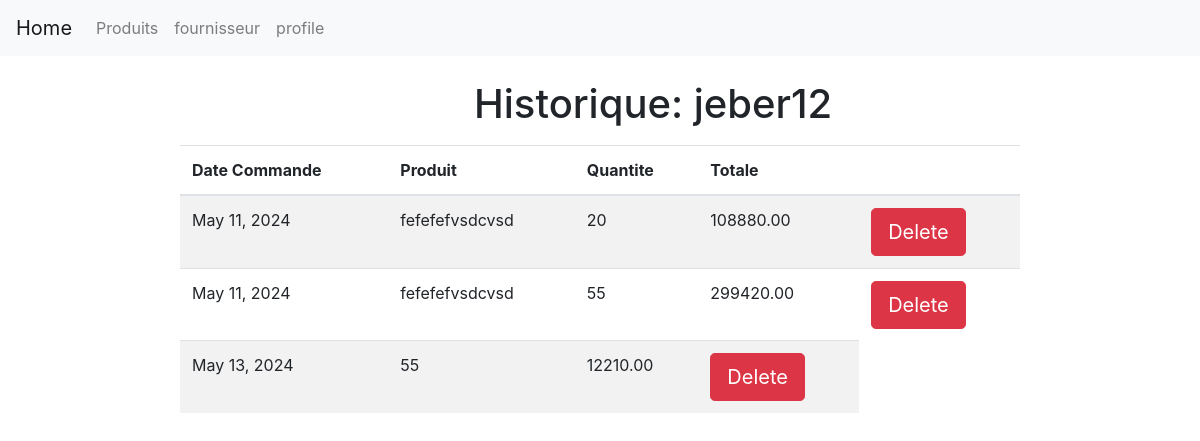
Screenshot of /magasin/profile/ (signed in) with the database file from the repository.
### magasin/models.py (models this page shows, shortened)
class Commande(models.Model):
    dateCde = models.DateField(null=True, default=date.today)
    totaleCde = models.DecimalField(default=0.0, max_digits=10, decimal_places=2)
    qte = models.IntegerField(default=1)
    user= models.ForeignKey(User, on_delete= models.CASCADE, null=True)
    produit = models.ManyToManyField(Produit)

class Produit (models.Model):
    libelle=models.CharField(max_length=100)
    description=models.TextField()
    prix=models.FloatField()
    quantite_en_stock = models.IntegerField(default=0)
    TYPE_CHOICES=[('em','emballé'),('fr','Frais'),('cs','Conserve')]
    type=models.CharField(max_length=2,choices=TYPE_CHOICES,default='em')
    img=models.ImageField(blank=True)
    categorie = models.ForeignKey(Categorie, on_delete=models.CASCADE,null=True)
    fournisseur=models.ForeignKey(Fournisseur,on_delete=models.CASCADE,null=True)

### magasin/views.py (the view)
# urls.py: path('profile/', views.profile,name='profile'),
@login_required
def profile(request):
    comds=Commande.objects.filter(user=request.user)
    return render(request,'magasin/profile.html', {'commands':comds})

### templates/magasin/profile.html (shortened to what this page needs)
{% extends './base.html' %}
{% load static %}
{% block content %}
<div class="cont" style="margin: 2% auto; width: 70%;">
    <h1 style="margin-left: 35%; margin-bottom: 2%;">Historique: {{user.username}} </h1>
    <table class="table table-striped">
        <thead>
        <tr>
            <th scope="col">Date Commande</th>
            <th scope="col">Produit</th>
            <th scope="col">Quantite</th>
            <th scope="col">Totale</th>
            <th scope="col"></th>
        </tr>
        </thead>
        <tbody>
            {% for cmd in commands %}
            <tr>
                <td>{{ cmd.dateCde }}</td>
                {% for produit in cmd.produit.all %}
                    <td>{{ produit.libelle }}</td>
                {% endfor %}
                <td>{{ cmd.qte }}</td>
                <td>{{ cmd.totaleCde }}</td>
                <td>
                    <form method="post" action="{% url 'delete_commande' cmd.id %}">
                        <button type="submit" class="btn btn-lg btn-danger">Delete</button>
                    </form>
                </td>
              </tr>
            {% endfor %}
        </tbody>
    </table>
</div>
{% endblock %}

### rows the page displays
Commande: dateCde "May 11, 2024", qte "20", totaleCde "108880.00"
Produit: libelle "fefefefvsdcvsd"
Commande: dateCde "May 11, 2024", qte "55", totaleCde "299420.00"
Commande: dateCde "May 13, 2024", qte "55", totaleCde "12210.00"

### other values shown
{{ user.username }} "jeber12"
